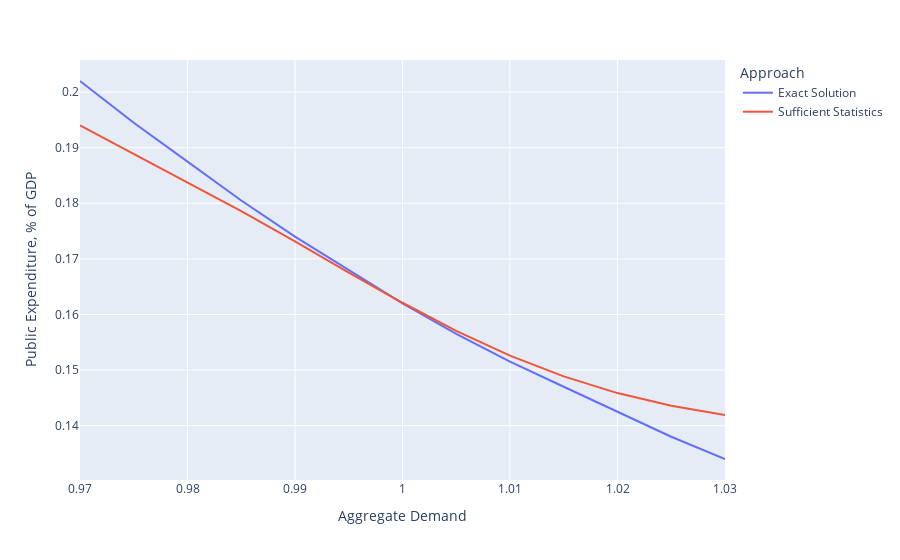

Write notebook code for a chart like this one.
### Code cell
opt_stim = pd.DataFrame({'Exact Solution':exact_opt['G/Y'], 
                         'Sufficient Statistics':ss['G/Y']})
opt_stim = opt_stim.melt(ignore_index=False, var_name='Approach', value_name='G/Y')
fig = px.line(opt_stim, x=opt_stim.index, y='G/Y', color='Approach', 
              labels={"index": "Aggregate Demand",
                      "G/Y": "Public Expenditure, % of GDP"})
fig

### Figure 1 — Plotly figure (JSON) as saved in the notebook; plotly's stock layout.template omitted (floating-point values rounded to 4 significant figures)
{"data": [{"hovertemplate": "Approach=Exact Solution<br>Aggregate Demand=%{x}<br>Public Expenditure, % of GDP=%{y}<extra></extra>", "legendgroup": "Exact Solution", "line": {"color": "#636efa", "dash": "solid"}, "mode": "lines", "name": "Exact Solution", "orientation": "v", "showlegend": true, "type": "scatter", "x": [0.97, 0.975, 0.98, 0.985, 0.99, 0.995, 1, 1.005, 1.01, 1.015, 1.02, 1.025, 1.03], "xaxis": "x", "y": [0.202, 0.1945, 0.1875, 0.1805, 0.174, 0.168, 0.162, 0.1565, 0.1515, 0.147, 0.1425, 0.138, 0.134], "yaxis": "y"}, {"hovertemplate": "Approach=Sufficient Statistics<br>Aggregate Demand=%{x}<br>Public Expenditure, % of GDP=%{y}<extra></extra>", "legendgroup": "Sufficient Statistics", "line": {"color": "#EF553B", "dash": "solid"}, "mode": "lines", "name": "Sufficient Statistics", "orientation": "v", "showlegend": true, "type": "scatter", "x": [0.97, 0.975, 0.98, 0.985, 0.99, 0.995, 1, 1.005, 1.01, 1.015, 1.02, 1.025, 1.03], "xaxis": "x", "y": [0.194, 0.1888, 0.1838, 0.1786, 0.1731, 0.1675, 0.1621, 0.1571, 0.1526, 0.1489, 0.1459, 0.1436, 0.1419], "yaxis": "y"}], "layout": {"autosize": true, "legend": {"title": {"text": "Approach"}, "tracegroupgap": 0}, "margin": {"t": 60}, "xaxis": {"anchor": "y", "autorange": true, "domain": [0, 1], "range": [0.97, 1.03], "title": {"text": "Aggregate Demand"}, "type": "linear"}, "yaxis": {"anchor": "x", "autorange": true, "domain": [0, 1], "range": [0.1302, 0.2058], "title": {"text": "Public Expenditure, % of GDP"}, "type": "linear"}}}
